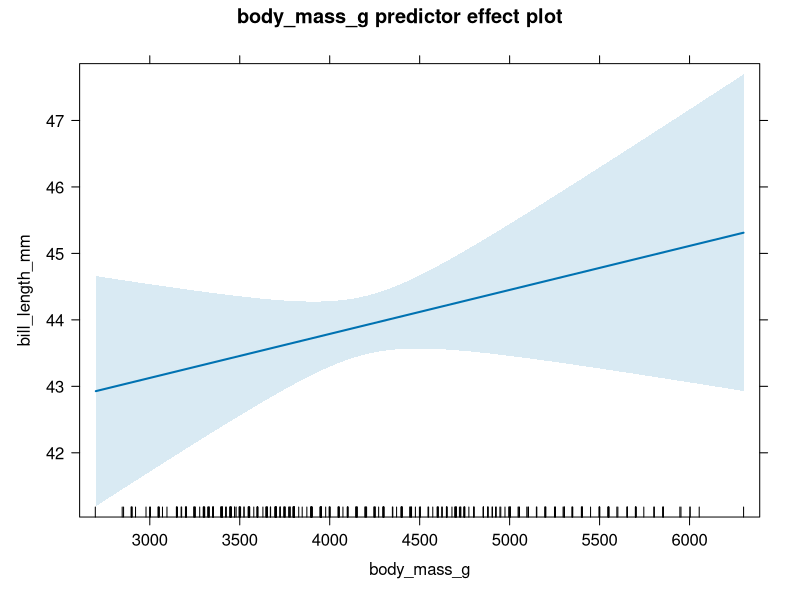
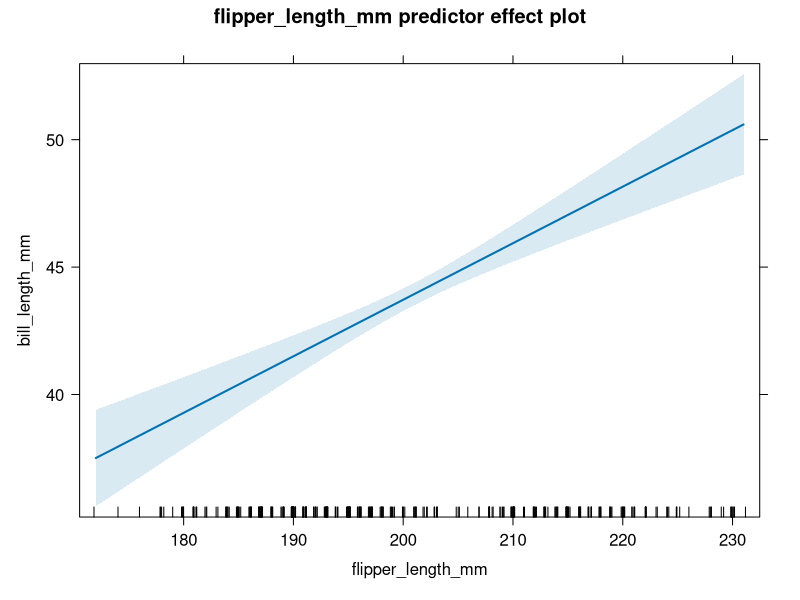
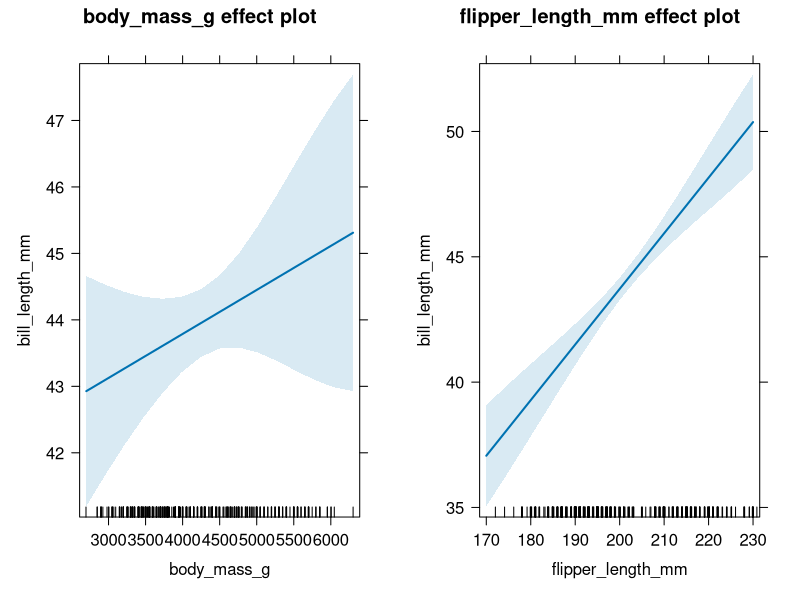
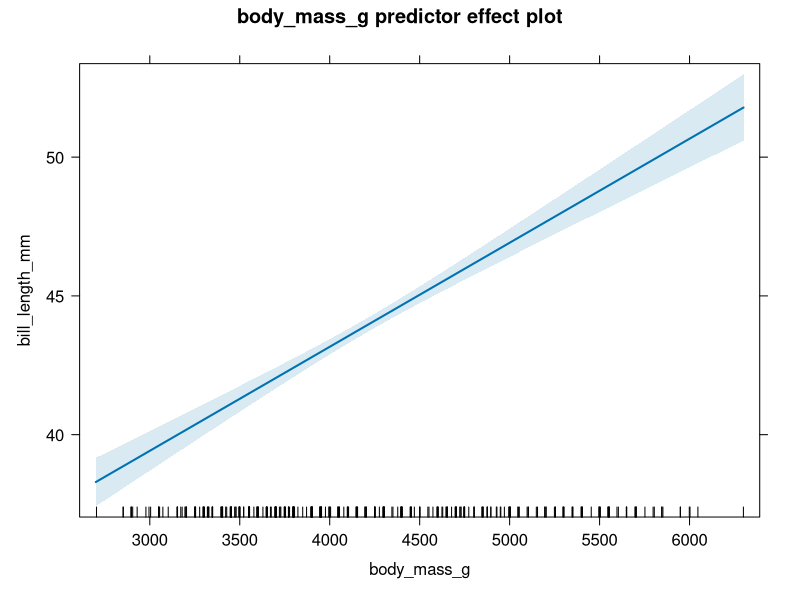
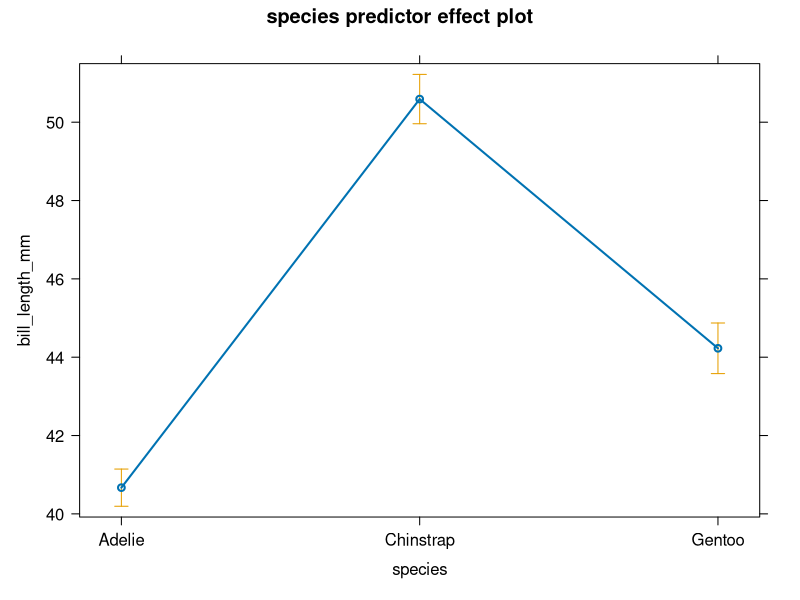
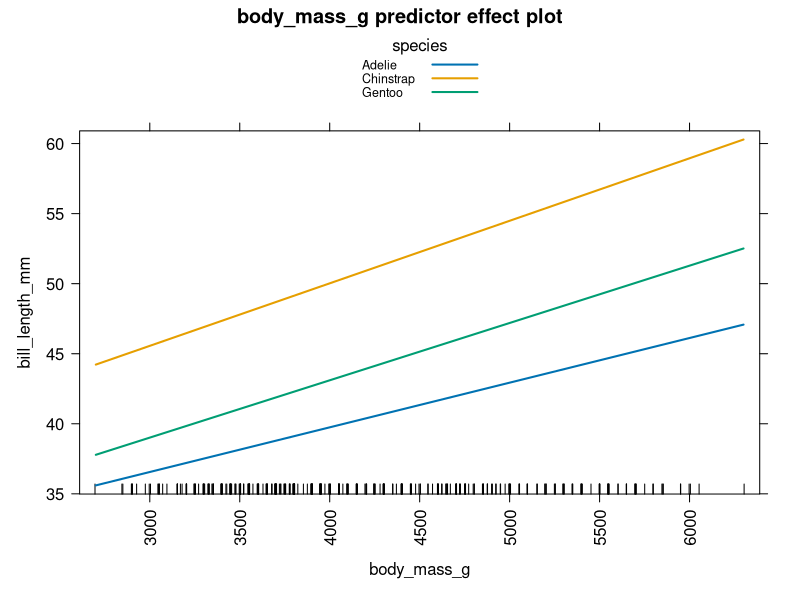
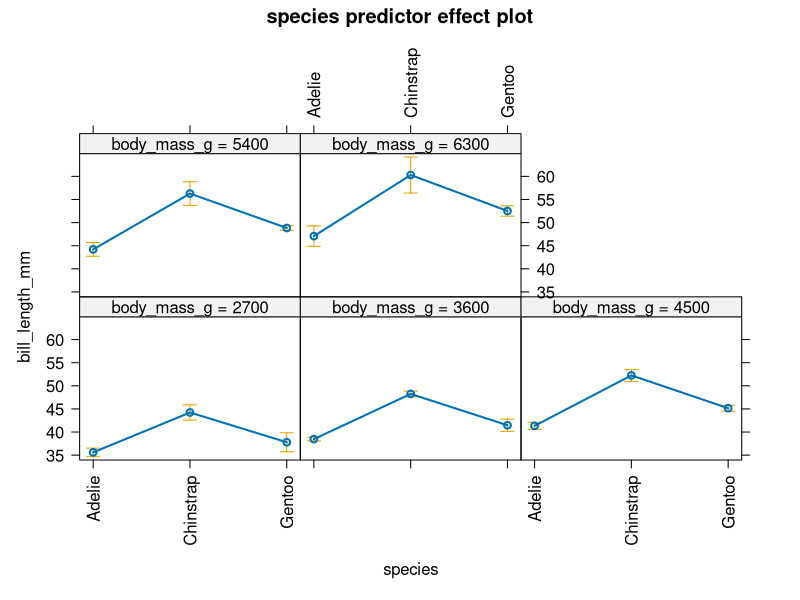
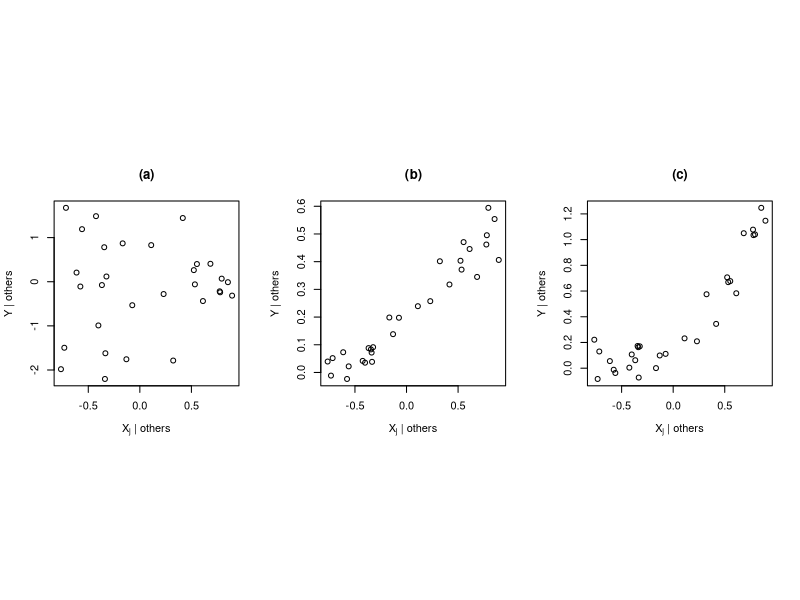

These charts were generated, in order, by the following R code:
## ---- chunk 1
# change Console output behavior
# knitr::opts_chunk$set(comment = "#>", collapse = TRUE)
knitr::opts_chunk$set(collapse = TRUE)
## ---- chunk 2
# load penguins data
data(penguins, package = "palmerpenguins")
# transform body mass variable from g to kg
penguins <- penguins |> transform(body_mass_kg = body_mass_g/1000)
# fit model with body_mass_kg
slmod_scaled <- lm(bill_length_mm ~ body_mass_kg, data = penguins)
# extract coefficients
coefficients(slmod_scaled)
## ---- chunk 3
knitr::kable(
  data.frame(
    "Regression Model"=c("Simple Linear", "Multiple"),
    "Intercept Coef."=c(26.9, -3.44),
    "Body Mass Coef."=c(0.004,0.0007),
    check.names = F
  )
)
## ---- chunk 4
# load penguins data since it hasn't been loaded in this chapter
data(penguins, package = "palmerpenguins")
# refit multiple linear regression model
mlmod <- lm(bill_length_mm ~ body_mass_g + flipper_length_mm, data = penguins)
# extract estimated coefficients
coef(mlmod)
## ---- chunk 5
colMeans(mlmod$model)
## ---- chunk 6
# load effects package
library(effects)
# draw effect plot for body_mass_g
plot(predictorEffect("body_mass_g", mlmod))
## ---- chunk 7
# draw effect plot for flipper_length_mm
plot(predictorEffect("flipper_length_mm", mlmod))
## ---- chunk 8
plot(allEffects(mlmod))
## ---- chunk 9
# refit the parallel lines model
lmodp <- lm(bill_length_mm ~ body_mass_g + species, data = penguins)
# double-check coefficients
coef(lmodp)
## ---- chunk 10
table(lmodp$model$species)
## ---- chunk 11
# draw effect plot for body_mass_g
plot(predictorEffect("body_mass_g", lmodp))
## ---- chunk 12
# sample mean of body_mass_g variable used to fit lmodp
mean(lmodp$model$body_mass_g)
## ---- chunk 13
plot(predictorEffect("species", lmodp))
## ---- chunk 14
# fit separate lines model
lmods <- lm(bill_length_mm ~ body_mass_g + species + body_mass_g:species,
            data = penguins)
# extract estimated coefficients
coef(lmods)
## ---- chunk 15
# effect plot of body mass for separate lines model
# axes ... rotates the x-axis labels 90 degrees
# lines ... plots the effect of body mass in one graphic
plot(predictorEffect("body_mass_g", lmods),
     axes = list(x = list(rotate = 90)),
     lines = list(multiline = TRUE))
## ---- chunk 16
# effect plot of body mass for separate lines model
# axes ... rotates the x-axis labels 90 degrees
# lines ... plots the effect of species in one graphic
plot(predictorEffect("species", lmods),
     axes = list(x = list(rotate = 90)),
     lines=list(multiline = FALSE))
## ---- chunk 17
par(mfrow = c(1, 3), pty = "s")
set.seed(71)
x <- runif(30, -1, 1)
y1 <- rnorm(30)
y2 <- 0.2 + 0.3 * x + rnorm(30, sd = 0.05)
y3 <- 0.2 + 0.6 * x + 0.6 * x^2 + rnorm(30, sd = 0.1)
plot(y1 ~ x, ylab = "Y | others",
     xlab = expression(paste(X[j], " | others")))
title("(a)")
plot(y2 ~ x, ylab = "Y | others",
     xlab = expression(paste(X[j], " | others")))
title("(b)")
plot(y3 ~ x, ylab = "Y | others",
     xlab = expression(paste(X[j], " | others")))
title("(c)")
par(mfrow = c(1, 1))
## ---- chunk 18
library(car)
# create added-variable plots for all regressors in mlmod
avPlots(mlmod)
## ---- chunk 19
avPlots(lmodp)
## ---- chunk 20
leveragePlots(lmodp)
## ---- chunk 21
leveragePlots(lmods)
## ---- chunk 22
y <- c(1, 4, 6, 8, 9) # response vector
ones <- rep(0, 5) # column of 1s
x1 <- c(7, 5, 5, 7, 7) # regressor 1
x2 <- c(-1, 2, -3, 1, 5/7) # create regressor 2 to be orthogonal to x1
crossprod(x1, x2) # crossproduct is zero
x3 <- c(0, -1, 1, 0, 0) # orthogonal to ones, x1
x4 <- c(0, 0, 0, 1, -1) # orthogonal to ones, x1, x3
x5 <- c(1, 0, 0, -1, 0) # orthogonal to ones, x1, not x4

crossprod(cbind(1, x1, x4, x5))

lm(y ~ x1)
lm(y ~ x4 + x5 - 1)
lm(y ~ x1 + x4 + x5)
## ---- chunk 23
y <- c(1, 4, 6, 8, 9)       # create an arbitrary response vector
X1 <- c(7, 5, 5, 7, 7)      # create regressor 1
X2 <- c(-1, 2, -3, 1, 5/7)  # create regressor 2 to be orthogonal to x1
## ---- chunk 24
# crossproduct is zero, so X1 and X2 are orthogonal
crossprod(X1, X2)
## ---- chunk 25
# y regressed on X1 without an intercept
lmod1 <- lm(y ~ x1 - 1)
coef(lmod1)
# y regressed on X1 and X2 without an intercept
lmod2 <- lm(y ~ x1 + x2 - 1)
coef(lmod2)
## ---- chunk 26
ones <- rep(1, 5)   # column of 1s
crossprod(ones, X1) # not zero, so not orthogonal
crossprod(ones, X2) # not zero, so not orthogonal
## ---- chunk 27
coef(lmod2) # coefficients for lmod2
# y regressed on X1 and X2 with an intercept
lmod3 <- lm(y ~ x1 + x2)
coef(lmod3) # coefficients for lmod3
## ---- chunk 28
X3 <-  c(0, -1, 1, 0, 0) # sample mean is zero
X4 <- c(0, 0, 0, 1, -1)  # sample mean is zero
cov(X3, X4)              # 0, so X3 and X4 are uncorrelated and orthogonal
## ---- chunk 29
crossprod(model.matrix(~ X1 + X2 + X3 + X4))
## ---- chunk 30
coef(lm(y ~ 1))
## ---- chunk 31
lmod4 <- lm(y ~ x1) # model with 1s and x1
coef(lmod4)
## ---- chunk 32
coef(lm(y ~ x1 + x2))
## ---- chunk 33
coef(lm(y ~ x1 + x3))
## ---- chunk 34
coef(lm(y ~ x1 + x3 + x4))
## ---- chunk 35
X5 <- c(1, 0, 0, -1, 0) # orthogonal to ones, x1, not x4
# note block of 0s
crossprod(cbind(ones, X1, X4, X5))
## ---- chunk 36
lm(y ~ x1)           # model with 1s and x1
lm(y ~ x4 + x5 - 1)  # model with x4 and x5 only
lm(y ~ x1 + x4 + x5) # model with 1s, x1, x4, x5
